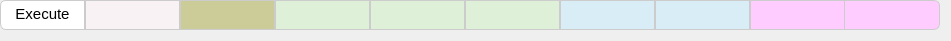
   <widget class="QWidget" name="horizontalLayoutWidget_3">
    <property name="geometry">
     <rect>
      <x>20</x>
      <y>110</y>
      <width>951</width>
      <height>32</height>
     </rect>
    </property>
    <layout class="QHBoxLayout" name="horizontalLayout_3">
     <property name="spacing">
      <number>0</number>
     </property>
     <property name="sizeConstraint">
      <enum>QLayout::SetDefaultConstraint</enum>
     </property>
     <property name="leftMargin">
      <number>0</number>
     </property>
     <property name="topMargin">
      <number>0</number>
     </property>
     <item>
      <widget class="QTextEdit" name="E_stat">
       <property name="enabled">
        <bool>true</bool>
       </property>
       <property name="sizePolicy">
        <sizepolicy hsizetype="Expanding" vsizetype="Expanding">
         <horstretch>0</horstretch>
         <verstretch>0</verstretch>
        </sizepolicy>
       </property>
       <property name="minimumSize">
        <size>
         <width>0</width>
         <height>0</height>
        </size>
       </property>
       <property name="maximumSize">
        <size>
         <width>1000</width>
         <height>30</height>
        </size>
       </property>
       <property name="font">
        <font>
         <weight>87</weight>
         <bold>true</bold>
        </font>
       </property>
       <property name="styleSheet">
        <string notr="true">QTextEdit{
	font-weight: 700;
    background-color: #fff;
	border-style:outset;
    border: 1px solid;
    border-radius: 6px;
    border-color: #ccc;
    border-top-right-radius: 0;
    border-bottom-right-radius: 0;
}</string>
       </property>
       <property name="readOnly">
        <bool>true</bool>
       </property>
       <property name="html">
        <string>&lt;!DOCTYPE HTML PUBLIC &quot;-//W3C//DTD HTML 4.0//EN&quot; &quot;http://www.w3.org/TR/REC-html40/strict.dtd&quot;&gt;
&lt;html&gt;&lt;head&gt;&lt;meta name=&quot;qrichtext&quot; content=&quot;1&quot; /&gt;&lt;style type=&quot;text/css&quot;&gt;
p, li { white-space: pre-wrap; }
&lt;/style&gt;&lt;/head&gt;&lt;body style=&quot; font-family:'SimSun'; font-size:9pt; font-weight:696; font-style:normal;&quot;&gt;
&lt;p align=&quot;center&quot; style=&quot; margin-top:0px; margin-bottom:0px; margin-left:0px; margin-right:0px; -qt-block-indent:0; text-indent:0px;&quot;&gt;&lt;span style=&quot; font-size:11pt; font-weight:400;&quot;&gt;Execute&lt;/span&gt;&lt;/p&gt;&lt;/body&gt;&lt;/html&gt;</string>
       </property>
      </widget>
     </item>
     <item>
      <widget class="QLineEdit" name="E_icode">
       <property name="sizePolicy">
        <sizepolicy hsizetype="Expanding" vsizetype="Expanding">
         <horstretch>0</horstretch>
         <verstretch>0</verstretch>
        </sizepolicy>
       </property>
       <property name="minimumSize">
        <size>
         <width>95</width>
         <height>0</height>
        </size>
       </property>
       <property name="maximumSize">
        <size>
         <width>1000</width>
         <height>30</height>
        </size>
       </property>
       <property name="styleSheet">
        <string notr="true">QLineEdit{
	font-weight: 700;
	color: #c7254e;
	background-color: #f9f2f4;
	border-style:outset;
    border: 1px solid;
    border-color: #ccc;
}</string>
       </property>
       <property name="readOnly">
        <bool>true</bool>
       </property>
      </widget>
     </item>
     <item>
      <widget class="QLineEdit" name="E_ifun">
       <property name="sizePolicy">
        <sizepolicy hsizetype="Expanding" vsizetype="Expanding">
         <horstretch>0</horstretch>
         <verstretch>0</verstretch>
        </sizepolicy>
       </property>
       <property name="minimumSize">
        <size>
         <width>95</width>
         <height>0</height>
        </size>
       </property>
       <property name="maximumSize">
        <size>
         <width>1000</width>
         <height>30</height>
        </size>
       </property>
       <property name="styleSheet">
        <string notr="true">QLineEdit{
	font-weight: 700;
	color: #663300;
	background-color: #CCCC99;
	border-style:outset;
    border: 1px solid;
    border-color: #ccc;
}</string>
       </property>
       <property name="readOnly">
        <bool>true</bool>
       </property>
      </widget>
     </item>
     <item>
      <widget class="QLineEdit" name="E_valC">
       <property name="sizePolicy">
        <sizepolicy hsizetype="Expanding" vsizetype="Expanding">
         <horstretch>0</horstretch>
         <verstretch>0</verstretch>
        </sizepolicy>
       </property>
       <property name="minimumSize">
        <size>
         <width>95</width>
         <height>0</height>
        </size>
       </property>
       <property name="maximumSize">
        <size>
         <width>1000</width>
         <height>30</height>
        </size>
       </property>
       <property name="styleSheet">
        <string notr="true">QLineEdit{
	font-weight: 700;
	color: #3c763d;
	background-color: #dff0d8;
	border-style:outset;
    border: 1px solid;
    border-color: #ccc;
}</string>
       </property>
       <property name="readOnly">
        <bool>true</bool>
       </property>
      </widget>
     </item>
     <item>
      <widget class="QLineEdit" name="E_valA">
       <property name="sizePolicy">
        <sizepolicy hsizetype="Expanding" vsizetype="Expanding">
         <horstretch>0</horstretch>
         <verstretch>0</verstretch>
        </sizepolicy>
       </property>
       <property name="minimumSize">
        <size>
         <width>95</width>
         <height>0</height>
        </size>
       </property>
       <property name="maximumSize">
        <size>
         <width>1000</width>
         <height>30</height>
        </size>
       </property>
       <property name="styleSheet">
        <string notr="true">QLineEdit{
	font-weight: 700;
	color: #3c763d;
	background-color: #dff0d8;
	border-style:outset;
    border: 1px solid;
    border-color: #ccc;
}</string>
       </property>
       <property name="readOnly">
        <bool>true</bool>
       </property>
      </widget>
     </item>
     <item>
      <widget class="QLineEdit" name="E_valB">
       <property name="sizePolicy">
        <sizepolicy hsizetype="Expanding" vsizetype="Expanding">
         <horstretch>0</horstretch>
         <verstretch>0</verstretch>
        </sizepolicy>
       </property>
       <property name="minimumSize">
        <size>
         <width>95</width>
         <height>0</height>
        </size>
       </property>
       <property name="maximumSize">
        <size>
         <width>1000</width>
         <height>30</height>
        </size>
       </property>
       <property name="styleSheet">
        <string notr="true">QLineEdit{
	font-weight: 700;
	color: #3c763d;
	background-color: #dff0d8;
	border-style:outset;
    border: 1px solid;
    border-color: #ccc;
}</string>
       </property>
       <property name="readOnly">
        <bool>true</bool>
       </property>
      </widget>
     </item>
     <item>
      <widget class="QLineEdit" name="E_dstE">
       <property name="sizePolicy">
        <sizepolicy hsizetype="Expanding" vsizetype="Expanding">
         <horstretch>0</horstretch>
         <verstretch>0</verstretch>
        </sizepolicy>
       </property>
       <property name="minimumSize">
        <size>
         <width>95</width>
         <height>0</height>
        </size>
       </property>
       <property name="maximumSize">
        <size>
         <width>1000</width>
         <height>30</height>
        </size>
       </property>
       <property name="styleSheet">
        <string notr="true">QLineEdit{
	font-weight: 700;
	color: #31708f;
	background-color: #d9edf7;
	border-style:outset;
    border: 1px solid;
    border-color: #ccc;
}</string>
       </property>
       <property name="readOnly">
        <bool>true</bool>
       </property>
      </widget>
     </item>
     <item>
      <widget class="QLineEdit" name="E_dstM">
       <property name="sizePolicy">
        <sizepolicy hsizetype="Expanding" vsizetype="Expanding">
         <horstretch>0</horstretch>
         <verstretch>0</verstretch>
        </sizepolicy>
       </property>
       <property name="minimumSize">
        <size>
         <width>95</width>
         <height>0</height>
        </size>
       </property>
       <property name="maximumSize">
        <size>
         <width>1000</width>
         <height>30</height>
        </size>
       </property>
       <property name="styleSheet">
        <string notr="true">QLineEdit{
	font-weight: 700;
	color: #31708f;
	background-color: #d9edf7;
	border-style:outset;
    border: 1px solid;
    border-color: #ccc;
}</string>
       </property>
       <property name="readOnly">
        <bool>true</bool>
       </property>
      </widget>
     </item>
     <item>
      <widget class="QLineEdit" name="E_srcA">
       <property name="sizePolicy">
        <sizepolicy hsizetype="Expanding" vsizetype="Expanding">
         <horstretch>0</horstretch>
         <verstretch>0</verstretch>
        </sizepolicy>
       </property>
       <property name="minimumSize">
        <size>
         <width>95</width>
         <height>0</height>
        </size>
       </property>
       <property name="maximumSize">
        <size>
         <width>1000</width>
         <height>30</height>
        </size>
       </property>
       <property name="styleSheet">
        <string notr="true">QLineEdit{
	font-weight: 700;
	color: #CC0099;
	background-color: #FFCCFF;
	border-style:outset;
    border: 1px solid;
    border-color: #ccc;
}</string>
       </property>
       <property name="readOnly">
        <bool>true</bool>
       </property>
      </widget>
     </item>
     <item>
      <widget class="QLineEdit" name="E_srcB">
       <property name="sizePolicy">
        <sizepolicy hsizetype="Expanding" vsizetype="Expanding">
         <horstretch>0</horstretch>
         <verstretch>0</verstretch>
        </sizepolicy>
       </property>
       <property name="minimumSize">
        <size>
         <width>95</width>
         <height>0</height>
        </size>
       </property>
       <property name="maximumSize">
        <size>
         <width>1000</width>
         <height>30</height>
        </size>
       </property>
       <property name="styleSheet">
        <string notr="true">QLineEdit{
	font-weight: 700;
    background-color: #FFCCFF;
	color: #CC0099;
	border-style:outset;
    border: 1px solid;
    border-radius: 6px;
    border-color: #ccc;
    border-top-left-radius: 0;
    border-bottom-left-radius: 0;
	margin-left:-1px;
}</string>
       </property>
       <property name="readOnly">
        <bool>true</bool>
       </property>
      </widget>
     </item>
    </layout>
   </widget>
